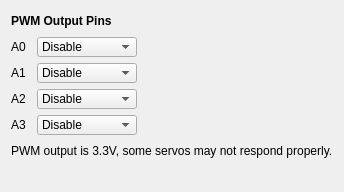
            <widget class="QWidget" name="tabPWM">
             <attribute name="title">
              <string>PWM</string>
             </attribute>
             <layout class="QGridLayout" name="gridLayout_9">
              <item row="1" column="1">
               <widget class="QComboBox" name="cmbPWM0">
                <property name="minimumSize">
                 <size>
                  <width>100</width>
                  <height>20</height>
                 </size>
                </property>
                <property name="maximumSize">
                 <size>
                  <width>16777215</width>
                  <height>20</height>
                 </size>
                </property>
                <item>
                 <property name="text">
                  <string>Disable</string>
                 </property>
                </item>
                <item>
                 <property name="text">
                  <string>Channel 1</string>
                 </property>
                </item>
                <item>
                 <property name="text">
                  <string>Channel 2</string>
                 </property>
                </item>
                <item>
                 <property name="text">
                  <string>Channel 3</string>
                 </property>
                </item>
                <item>
                 <property name="text">
                  <string>Channel 4</string>
                 </property>
                </item>
                <item>
                 <property name="text">
                  <string>Channel 5</string>
                 </property>
                </item>
                <item>
                 <property name="text">
                  <string>Channel 6</string>
                 </property>
                </item>
                <item>
                 <property name="text">
                  <string>Channel 7</string>
                 </property>
                </item>
                <item>
                 <property name="text">
                  <string>Channel 8</string>
                 </property>
                </item>
                <item>
                 <property name="text">
                  <string>Channel 9</string>
                 </property>
                </item>
                <item>
                 <property name="text">
                  <string>Channel 10</string>
                 </property>
                </item>
                <item>
                 <property name="text">
                  <string>Channel 11</string>
                 </property>
                </item>
                <item>
                 <property name="text">
                  <string>Channel 12</string>
                 </property>
                </item>
                <item>
                 <property name="text">
                  <string>Channel 13</string>
                 </property>
                </item>
                <item>
                 <property name="text">
                  <string>Channel 14</string>
                 </property>
                </item>
                <item>
                 <property name="text">
                  <string>Channel 15</string>
                 </property>
                </item>
                <item>
                 <property name="text">
                  <string>Channel 16</string>
                 </property>
                </item>
               </widget>
              </item>
              <item row="2" column="2">
               <spacer name="horizontalSpacer_2">
                <property name="orientation">
                 <enum>Qt::Orientation::Horizontal</enum>
                </property>
                <property name="sizeType">
                 <enum>QSizePolicy::Policy::MinimumExpanding</enum>
                </property>
                <property name="sizeHint" stdset="0">
                 <size>
                  <width>40</width>
                  <height>20</height>
                 </size>
                </property>
               </spacer>
              </item>
              <item row="4" column="1">
               <widget class="QComboBox" name="cmbPWM3">
                <property name="minimumSize">
                 <size>
                  <width>100</width>
                  <height>20</height>
                 </size>
                </property>
                <property name="maximumSize">
                 <size>
                  <width>16777215</width>
                  <height>20</height>
                 </size>
                </property>
                <item>
                 <property name="text">
                  <string>Disable</string>
                 </property>
                </item>
                <item>
                 <property name="text">
                  <string>Channel 1</string>
                 </property>
                </item>
                <item>
                 <property name="text">
                  <string>Channel 2</string>
                 </property>
                </item>
                <item>
                 <property name="text">
                  <string>Channel 3</string>
                 </property>
                </item>
                <item>
                 <property name="text">
                  <string>Channel 4</string>
                 </property>
                </item>
                <item>
                 <property name="text">
                  <string>Channel 5</string>
                 </property>
                </item>
                <item>
                 <property name="text">
                  <string>Channel 6</string>
                 </property>
                </item>
                <item>
                 <property name="text">
                  <string>Channel 7</string>
                 </property>
                </item>
                <item>
                 <property name="text">
                  <string>Channel 8</string>
                 </property>
                </item>
                <item>
                 <property name="text">
                  <string>Channel 9</string>
                 </property>
                </item>
                <item>
                 <property name="text">
                  <string>Channel 10</string>
                 </property>
                </item>
                <item>
                 <property name="text">
                  <string>Channel 11</string>
                 </property>
                </item>
                <item>
                 <property name="text">
                  <string>Channel 12</string>
                 </property>
                </item>
                <item>
                 <property name="text">
                  <string>Channel 13</string>
                 </property>
                </item>
                <item>
                 <property name="text">
                  <string>Channel 14</string>
                 </property>
                </item>
                <item>
                 <property name="text">
                  <string>Channel 15</string>
                 </property>
                </item>
                <item>
                 <property name="text">
                  <string>Channel 16</string>
                 </property>
                </item>
               </widget>
              </item>
              <item row="4" column="0">
               <widget class="QLabel" name="label_40">
                <property name="minimumSize">
                 <size>
                  <width>20</width>
                  <height>20</height>
                 </size>
                </property>
                <property name="maximumSize">
                 <size>
                  <width>20</width>
                  <height>20</height>
                 </size>
                </property>
                <property name="text">
                 <string>A3</string>
                </property>
               </widget>
              </item>
              <item row="3" column="0">
               <widget class="QLabel" name="label_39">
                <property name="minimumSize">
                 <size>
                  <width>20</width>
                  <height>20</height>
                 </size>
                </property>
                <property name="maximumSize">
                 <size>
                  <width>20</width>
                  <height>20</height>
                 </size>
                </property>
                <property name="text">
                 <string>A2</string>
                </property>
               </widget>
              </item>
              <item row="1" column="0">
               <widget class="QLabel" name="label_37">
                <property name="minimumSize">
                 <size>
                  <width>20</width>
                  <height>20</height>
                 </size>
                </property>
                <property name="maximumSize">
                 <size>
                  <width>20</width>
                  <height>20</height>
                 </size>
                </property>
                <property name="text">
                 <string>A0</string>
                </property>
               </widget>
              </item>
              <item row="2" column="0">
               <widget class="QLabel" name="label_38">
                <property name="minimumSize">
                 <size>
                  <width>20</width>
                  <height>20</height>
                 </size>
                </property>
                <property name="maximumSize">
                 <size>
                  <width>20</width>
                  <height>20</height>
                 </size>
                </property>
                <property name="text">
                 <string>A1</string>
                </property>
               </widget>
              </item>
              <item row="3" column="1">
               <widget class="QComboBox" name="cmbPWM2">
                <property name="minimumSize">
                 <size>
                  <width>100</width>
                  <height>20</height>
                 </size>
                </property>
                <property name="maximumSize">
                 <size>
                  <width>16777215</width>
                  <height>20</height>
                 </size>
                </property>
                <item>
                 <property name="text">
                  <string>Disable</string>
                 </property>
                </item>
                <item>
                 <property name="text">
                  <string>Channel 1</string>
                 </property>
                </item>
                <item>
                 <property name="text">
                  <string>Channel 2</string>
                 </property>
                </item>
                <item>
                 <property name="text">
                  <string>Channel 3</string>
                 </property>
                </item>
                <item>
                 <property name="text">
                  <string>Channel 4</string>
                 </property>
                </item>
                <item>
                 <property name="text">
                  <string>Channel 5</string>
                 </property>
                </item>
                <item>
                 <property name="text">
                  <string>Channel 6</string>
                 </property>
                </item>
                <item>
                 <property name="text">
                  <string>Channel 7</string>
                 </property>
                </item>
                <item>
                 <property name="text">
                  <string>Channel 8</string>
                 </property>
                </item>
                <item>
                 <property name="text">
                  <string>Channel 9</string>
                 </property>
                </item>
                <item>
                 <property name="text">
                  <string>Channel 10</string>
                 </property>
                </item>
                <item>
                 <property name="text">
                  <string>Channel 11</string>
                 </property>
                </item>
                <item>
                 <property name="text">
                  <string>Channel 12</string>
                 </property>
                </item>
                <item>
                 <property name="text">
                  <string>Channel 13</string>
                 </property>
                </item>
                <item>
                 <property name="text">
                  <string>Channel 14</string>
                 </property>
                </item>
                <item>
                 <property name="text">
                  <string>Channel 15</string>
                 </property>
                </item>
                <item>
                 <property name="text">
                  <string>Channel 16</string>
                 </property>
                </item>
               </widget>
              </item>
              <item row="0" column="0" colspan="2">
               <widget class="QLabel" name="label_32">
                <property name="minimumSize">
                 <size>
                  <width>0</width>
                  <height>20</height>
                 </size>
                </property>
                <property name="maximumSize">
                 <size>
                  <width>16777215</width>
                  <height>20</height>
                 </size>
                </property>
                <property name="text">
                 <string>&lt;html&gt;&lt;head/&gt;&lt;body&gt;&lt;p&gt;&lt;span style=&quot; font-weight:600;&quot;&gt;PWM Output Pins&lt;/span&gt;&lt;/p&gt;&lt;/body&gt;&lt;/html&gt;</string>
                </property>
               </widget>
              </item>
              <item row="6" column="1">
               <spacer name="verticalSpacer_9">
                <property name="orientation">
                 <enum>Qt::Orientation::Vertical</enum>
                </property>
                <property name="sizeHint" stdset="0">
                 <size>
                  <width>20</width>
                  <height>20</height>
                 </size>
                </property>
               </spacer>
              </item>
              <item row="2" column="1">
               <widget class="QComboBox" name="cmbPWM1">
                <property name="minimumSize">
                 <size>
                  <width>100</width>
                  <height>20</height>
                 </size>
                </property>
                <property name="maximumSize">
                 <size>
                  <width>16777215</width>
                  <height>20</height>
                 </size>
                </property>
                <item>
                 <property name="text">
                  <string>Disable</string>
                 </property>
                </item>
                <item>
                 <property name="text">
                  <string>Channel 1</string>
                 </property>
                </item>
                <item>
                 <property name="text">
                  <string>Channel 2</string>
                 </property>
                </item>
                <item>
                 <property name="text">
                  <string>Channel 3</string>
                 </property>
                </item>
                <item>
                 <property name="text">
                  <string>Channel 4</string>
                 </property>
                </item>
                <item>
                 <property name="text">
                  <string>Channel 5</string>
                 </property>
                </item>
                <item>
                 <property name="text">
                  <string>Channel 6</string>
                 </property>
                </item>
                <item>
                 <property name="text">
                  <string>Channel 7</string>
                 </property>
                </item>
                <item>
                 <property name="text">
                  <string>Channel 8</string>
                 </property>
                </item>
                <item>
                 <property name="text">
                  <string>Channel 9</string>
                 </property>
                </item>
                <item>
                 <property name="text">
                  <string>Channel 10</string>
                 </property>
                </item>
                <item>
                 <property name="text">
                  <string>Channel 11</string>
                 </property>
                </item>
                <item>
                 <property name="text">
                  <string>Channel 12</string>
                 </property>
                </item>
                <item>
                 <property name="text">
                  <string>Channel 13</string>
                 </property>
                </item>
                <item>
                 <property name="text">
                  <string>Channel 14</string>
                 </property>
                </item>
                <item>
                 <property name="text">
                  <string>Channel 15</string>
                 </property>
                </item>
                <item>
                 <property name="text">
                  <string>Channel 16</string>
                 </property>
                </item>
               </widget>
              </item>
              <item row="5" column="0" colspan="3">
               <widget class="QLabel" name="label_55">
                <property name="minimumSize">
                 <size>
                  <width>0</width>
                  <height>20</height>
                 </size>
                </property>
                <property name="maximumSize">
                 <size>
                  <width>16777215</width>
                  <height>20</height>
                 </size>
                </property>
                <property name="text">
                 <string>&lt;html&gt;&lt;head/&gt;&lt;body&gt;&lt;p&gt;PWM output is 3.3V, some servos may not respond properly.&lt;/p&gt;&lt;/body&gt;&lt;/html&gt;</string>
                </property>
               </widget>
              </item>
             </layout>
            </widget>
